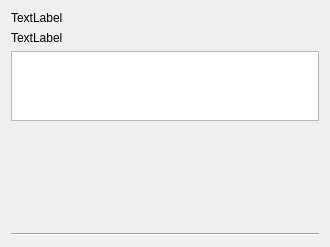
<?xml version="1.0" encoding="UTF-8"?>
<ui version="4.0">
 <class>activitiescell</class>
 <widget class="QWidget" name="activitiescell">
  <property name="geometry">
   <rect>
    <x>0</x>
    <y>0</y>
    <width>330</width>
    <height>247</height>
   </rect>
  </property>
  <property name="windowTitle">
   <string>Form</string>
  </property>
  <layout class="QVBoxLayout" name="verticalLayout">
   <item>
    <widget class="QLabel" name="namePriceLabel">
     <property name="text">
      <string>TextLabel</string>
     </property>
    </widget>
   </item>
   <item>
    <widget class="QLabel" name="hoursLabel">
     <property name="text">
      <string>TextLabel</string>
     </property>
    </widget>
   </item>
   <item>
    <widget class="QTextEdit" name="textEdit"/>
   </item>
   <item>
    <layout class="QHBoxLayout" name="horizontalLayout">
     <item>
      <widget class="QLabel" name="image2Label">
       <property name="sizePolicy">
        <sizepolicy hsizetype="Fixed" vsizetype="Fixed">
         <horstretch>0</horstretch>
         <verstretch>0</verstretch>
        </sizepolicy>
       </property>
       <property name="minimumSize">
        <size>
         <width>120</width>
         <height>100</height>
        </size>
       </property>
       <property name="maximumSize">
        <size>
         <width>120</width>
         <height>100</height>
        </size>
       </property>
       <property name="text">
        <string/>
       </property>
      </widget>
     </item>
     <item>
      <widget class="QLabel" name="imageLabel">
       <property name="sizePolicy">
        <sizepolicy hsizetype="Fixed" vsizetype="Minimum">
         <horstretch>0</horstretch>
         <verstretch>0</verstretch>
        </sizepolicy>
       </property>
       <property name="minimumSize">
        <size>
         <width>120</width>
         <height>100</height>
        </size>
       </property>
       <property name="maximumSize">
        <size>
         <width>120</width>
         <height>100</height>
        </size>
       </property>
       <property name="text">
        <string/>
       </property>
      </widget>
     </item>
    </layout>
   </item>
   <item>
    <widget class="Line" name="line">
     <property name="orientation">
      <enum>Qt::Horizontal</enum>
     </property>
    </widget>
   </item>
  </layout>
 </widget>
 <resources/>
 <connections/>
</ui>
